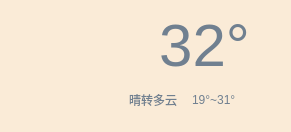
    <widget class="QWidget" name="widget_29" native="true">
     <property name="geometry">
      <rect>
       <x>60</x>
       <y>110</y>
       <width>291</width>
       <height>111</height>
      </rect>
     </property>
     <property name="styleSheet">
      <string notr="true">background-color: #FAEBD7;
border-radius: 4px</string>
     </property>
     <layout class="QHBoxLayout" name="horizontalLayout_34">
      <property name="spacing">
       <number>8</number>
      </property>
      <property name="leftMargin">
       <number>11</number>
      </property>
      <property name="topMargin">
       <number>11</number>
      </property>
      <property name="rightMargin">
       <number>11</number>
      </property>
      <property name="bottomMargin">
       <number>11</number>
      </property>
      <item>
       <widget class="QLabel" name="lblTypeIcon">
        <property name="minimumSize">
         <size>
          <width>110</width>
          <height>110</height>
         </size>
        </property>
        <property name="maximumSize">
         <size>
          <width>110</width>
          <height>110</height>
         </size>
        </property>
        <property name="styleSheet">
         <string notr="true">background-color: rgba(255, 255, 255, 0);</string>
        </property>
        <property name="text">
         <string/>
        </property>
        <property name="pixmap">
         <pixmap resource="main.qrc">:/res/type/DuoYun128.png</pixmap>
        </property>
        <property name="scaledContents">
         <bool>true</bool>
        </property>
        <property name="alignment">
         <set>Qt::AlignCenter</set>
        </property>
       </widget>
      </item>
      <item>
       <layout class="QVBoxLayout" name="verticalLayout_35">
        <property name="spacing">
         <number>0</number>
        </property>
        <item>
         <layout class="QHBoxLayout" name="horizontalLayout_35">
          <item>
           <widget class="QLabel" name="lblTemp">
            <property name="font">
             <font>
              <family>Arial</family>
              <pointsize>45</pointsize>
              <weight>50</weight>
              <italic>false</italic>
              <bold>false</bold>
             </font>
            </property>
            <property name="styleSheet">
             <string notr="true">color: rgb(112,128,144);
font: 45pt &quot;Arial&quot;;
background-color: rgba(0, 255, 255, 0);</string>
            </property>
            <property name="text">
             <string>32°</string>
            </property>
            <property name="scaledContents">
             <bool>true</bool>
            </property>
            <property name="alignment">
             <set>Qt::AlignCenter</set>
            </property>
           </widget>
          </item>
          <item>
           <layout class="QVBoxLayout" name="verticalLayout_36">
            <property name="topMargin">
             <number>0</number>
            </property>
            <property name="bottomMargin">
             <number>40</number>
            </property>
           </layout>
          </item>
         </layout>
        </item>
        <item>
         <layout class="QHBoxLayout" name="horizontalLayout_36">
          <property name="spacing">
           <number>6</number>
          </property>
          <property name="sizeConstraint">
           <enum>QLayout::SetDefaultConstraint</enum>
          </property>
          <item>
           <widget class="QLabel" name="lblType">
            <property name="sizePolicy">
             <sizepolicy hsizetype="Preferred" vsizetype="Preferred">
              <horstretch>0</horstretch>
              <verstretch>0</verstretch>
             </sizepolicy>
            </property>
            <property name="styleSheet">
             <string notr="true">background-color: rgba(255, 255, 255,0);
font: 12pt &quot;微软雅黑&quot;;
color: rgb(112,128,144);</string>
            </property>
            <property name="text">
             <string>晴转多云</string>
            </property>
            <property name="scaledContents">
             <bool>true</bool>
            </property>
            <property name="alignment">
             <set>Qt::AlignLeading|Qt::AlignLeft|Qt::AlignVCenter</set>
            </property>
           </widget>
          </item>
          <item>
           <widget class="Line" name="line_4">
            <property name="minimumSize">
             <size>
              <width>0</width>
              <height>15</height>
             </size>
            </property>
            <property name="maximumSize">
             <size>
              <width>16777215</width>
              <height>15</height>
             </size>
            </property>
            <property name="styleSheet">
             <string notr="true">color: rgb(255, 0, 0);</string>
            </property>
            <property name="orientation">
             <enum>Qt::Vertical</enum>
            </property>
           </widget>
          </item>
          <item>
           <widget class="QLabel" name="lblLowHigh">
            <property name="styleSheet">
             <string notr="true">background-color: rgba(255, 255, 255,0);
font: 12pt &quot;微软雅黑&quot;;
color: rgb(112,128,144);</string>
            </property>
            <property name="text">
             <string>19°~31°</string>
            </property>
            <property name="alignment">
             <set>Qt::AlignLeading|Qt::AlignLeft|Qt::AlignVCenter</set>
            </property>
           </widget>
          </item>
          <item>
           <spacer name="horizontalSpacer_12">
            <property name="orientation">
             <enum>Qt::Horizontal</enum>
            </property>
            <property name="sizeHint" stdset="0">
             <size>
              <width>40</width>
              <height>20</height>
             </size>
            </property>
           </spacer>
          </item>
         </layout>
        </item>
       </layout>
      </item>
     </layout>
    </widget>
